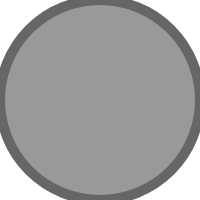
Frame 1 (no input)
Frame 60 (no input): identical to frame 1, image omitted
Frame 120 (the mouse pressed at the canvas centre since frame 60): identical to frame 1, image omitted

The p5.js sketch that drew this single still picture (run headless with seeded random() and noise() and a simulated clock; from frame 60 on, the mouse is pressed at the canvas centre):

// p5.js sketch
// ── sketch.js
function setup() {
    createCanvas(200, 200);
    stroke('#666666');
    strokeWeight(10);
    fill('#999999');
    ellipse(100, 100, 200, 200);
}

function draw() {
  
}
